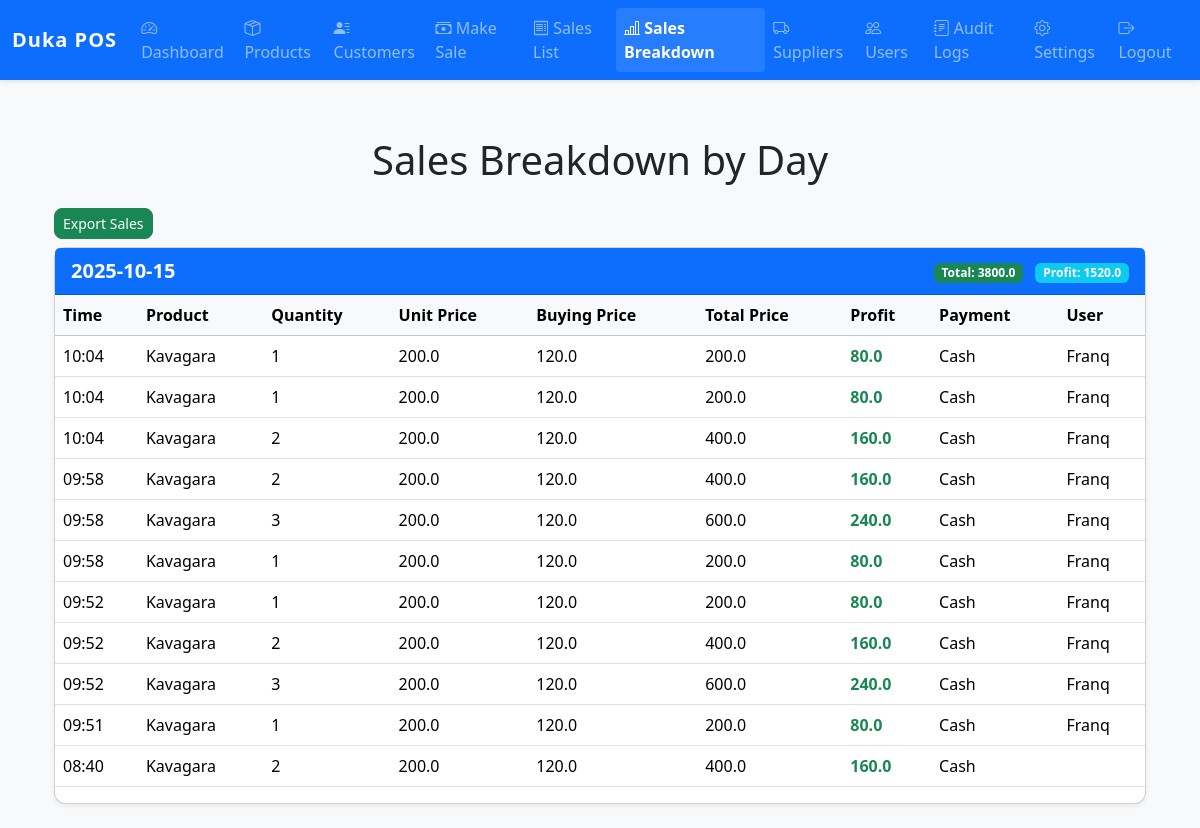
The app's page /sales_breakdown (signed in) with its own data.
### models.py (models this page shows, shortened)
class Product(db.Model):
    id = db.Column(db.Integer, primary_key=True)
    name = db.Column(db.String(100), nullable=False)
    buying_price = db.Column(db.Float, nullable=False, default=0.0)
    selling_price = db.Column(db.Float, nullable=False, default=0.0)
    stock = db.Column(db.Integer, nullable=False)
    unit = db.Column(db.String(50))
    category_id = db.Column(db.Integer, db.ForeignKey('category.id'))
    category = db.relationship('Category', backref='products')
    supplier_id = db.Column(db.Integer, db.ForeignKey('supplier.id'))
    image = db.Column(db.String(200))
    barcode = db.Column(db.String(100))
    description = db.Column(db.Text)
    histories = db.relationship('ProductHistory', backref='product', lazy=True)

class Sale(db.Model):
    id = db.Column(db.Integer, primary_key=True)
    product_id = db.Column(db.Integer, db.ForeignKey('product.id'), nullable=False)
    quantity = db.Column(db.Integer, nullable=False)
    total_price = db.Column(db.Float, nullable=False)
    payment_method = db.Column(db.String(20), nullable=False)
    customer_name = db.Column(db.String(100))
    customer_contact = db.Column(db.String(100))
    profit = db.Column(db.Float)
    timestamp = db.Column(db.DateTime, server_default=db.func.now())
    product = db.relationship('Product')
    user_id = db.Column(db.Integer, db.ForeignKey('user.id'))
    user = db.relationship('User')
    transaction_id = db.Column(db.String(64), index=True)

class User(db.Model):
    id = db.Column(db.Integer, primary_key=True)
    username = db.Column(db.String(80), unique=True, nullable=False)
    password_hash = db.Column(db.String(128), nullable=False)
    role = db.Column(db.String(20), nullable=False, default='staff')  # 'admin' or 'staff'

### app.py (the view)
@app.route('/sales_breakdown', methods=['GET'])
@login_required()
def sales_breakdown():
    if session.get('role') == 'staff':
        flash('Access denied.', 'danger')
        return redirect(url_for('home'))
    sales = Sale.query.order_by(Sale.timestamp.desc()).all()
    breakdown = defaultdict(list)
    daily_totals = defaultdict(lambda: {'total': 0, 'profit': 0})
    for sale in sales:
        day = sale.timestamp.strftime('%Y-%m-%d')
        product = Product.query.get(sale.product_id)
        profit = (product.selling_price - product.buying_price) * sale.quantity if product else 0
        breakdown[day].append({
            'time': sale.timestamp.strftime('%H:%M'),
            'product': product.name if product else '',
            'quantity': sale.quantity,
            'unit_price': product.selling_price if product else '',
            'buying_price': product.buying_price if product else '',
            'total_price': sale.total_price,
            'profit': profit,
            'payment_method': sale.payment_method,
            'user': sale.user.username if sale.user else ''
        })
        daily_totals[day]['total'] += sale.total_price
        daily_totals[day]['profit'] += profit
    sorted_days = sorted(breakdown.keys(), reverse=True)
    return render_template(
        'sales_breakdown.html',
        breakdown=breakdown,
        daily_totals=daily_totals,
        sorted_days=sorted_days
    )

### app.py (called while the page is built)
def login_required(role=None):
    def decorator(f):
        from functools import wraps
        @wraps(f)
        def decorated_function(*args, **kwargs):
            if 'user_id' not in session:
                return redirect(url_for('login'))
            if role and session.get('role') != role:
                flash('You do not have permission to access this page.', 'danger')
                return redirect(url_for('home'))
            return f(*args, **kwargs)
        return decorated_function
    return decorator

@app.context_processor
def inject_business_details():
    keys = ['business_name', 'business_address', 'business_contact', 'tax_info', 'business_email', 'website', 'receipt_footer', 'business_logo']
    settings = {key: Setting.query.filter_by(key=key).first() for key in keys}
    return dict(business_settings=settings)

### templates/sales_breakdown.html (shortened to what this page needs)
{% extends "base.html" %}
{% block content %}
<div class="container-fluid">
    <h1 class="mb-4 text-center">Sales Breakdown by Day</h1>
    <a href="{{ url_for('export_sales') }}" class="btn btn-success btn-sm mb-2">Export Sales</a>
    {% for day in sorted_days %}
    <div class="card shadow-sm mb-4">
        <div class="card-header bg-primary text-white">
            <div class="d-flex justify-content-between align-items-center">
                <span class="fw-bold fs-5">{{ day }}</span>
                <span>
                    <span class="badge bg-success me-2">Total: {{ daily_totals[day]['total'] }}</span>
                    <span class="badge bg-info">Profit: {{ daily_totals[day]['profit'] }}</span>
                </span>
            </div>
        </div>
        <div class="card-body p-0">
            <div class="table-responsive">
                <table class="table table-hover align-middle mb-0">
                    <thead class="table-light">
                        <tr>
                            <th>Time</th>
                            <th>Product</th>
                            <th>Quantity</th>
                            <th>Unit Price</th>
                            <th>Buying Price</th>
                            <th>Total Price</th>
                            <th>Profit</th>
                            <th>Payment</th>
                            <th>User</th>
                        </tr>
                    </thead>
                    <tbody>
                        {% for sale in breakdown[day] %}
                        <tr>
                            <td>{{ sale.time }}</td>
                            <td>{{ sale.product }}</td>
                            <td>{{ sale.quantity }}</td>
                            <td>{{ sale.unit_price }}</td>
                            <td>{{ sale.buying_price }}</td>
                            <td>{{ sale.total_price }}</td>
                            <td class="fw-bold text-success">{{ sale.profit }}</td>
                            <td>{{ sale.payment_method }}</td>
                            <td>{{ sale.user }}</td>
                        </tr>
                        {% endfor %}
                    </tbody>
                </table>
            </div>
        </div>
    </div>
    {% endfor %}
</div>
{% endblock %}

### templates/base.html (style rules this page uses)
body { background-color: #f8f9fa; font-family: 'Segoe UI', 'Roboto', Arial, sans-serif; }
.card { border-radius: 0.75rem; }
.btn, .form-control, .form-select { border-radius: 0.5rem; }
.table-responsive { margin-bottom: 1rem; }

### records on screen
Product: product "Kavagara" "Kavagara" "Kavagara" "Kavagara" "Kavagara" "Kavagara" "Kavagara" "Kavagara" "Kavagara" "Kavagara" "Kavagara", unit_price "200.0" "200.0" "200.0" "200.0" "200.0" "200.0" "200.0" "200.0" "200.0" "200.0" "200.0", buying_price "120.0" "120.0" "120.0" "120.0" "120.0" "120.0" "120.0" "120.0" "120.0" "120.0" "120.0"
Sale: total_price "200.0", payment_method "Cash"
User: user "Franq" "Franq" "Franq" "Franq" "Franq" "Franq" "Franq" "Franq" "Franq" "Franq"
Sale: total_price "200.0", payment_method "Cash"
Sale: total_price "400.0", payment_method "Cash"
Sale: total_price "400.0", payment_method "Cash"
Sale: total_price "600.0", payment_method "Cash"
Sale: total_price "200.0", payment_method "Cash"
Sale: total_price "200.0", payment_method "Cash"
Sale: total_price "400.0", payment_method "Cash"
Sale: total_price "600.0", payment_method "Cash"
Sale: total_price "200.0", payment_method "Cash"
Sale: total_price "400.0", payment_method "Cash"

### other values on screen
{{ day }} "2025-10-15"
{{ daily_totals[day]['total'] }} "3800.0"
{{ daily_totals[day]['profit'] }} "1520.0"
{{ sale.time }} "10:04" "10:04" "10:04" "09:58" "09:58" "09:58" "09:52" "09:52" "09:52" "09:51" "08:40"
{{ sale.quantity }} "1" "1" "2" "2" "3" "1" "1" "2" "3" "1" "2"
{{ sale.profit }} "80.0" "80.0" "160.0" "160.0" "240.0" "80.0" "80.0" "160.0" "240.0" "80.0" "160.0"
